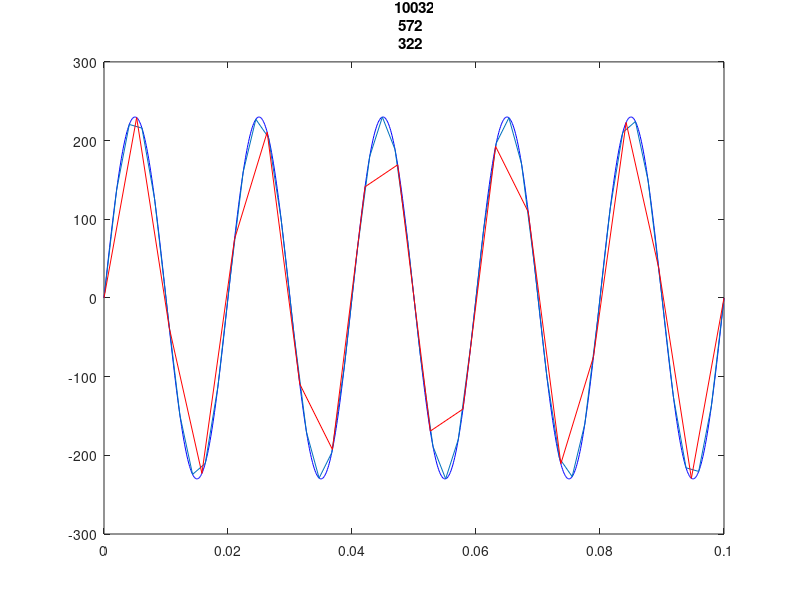
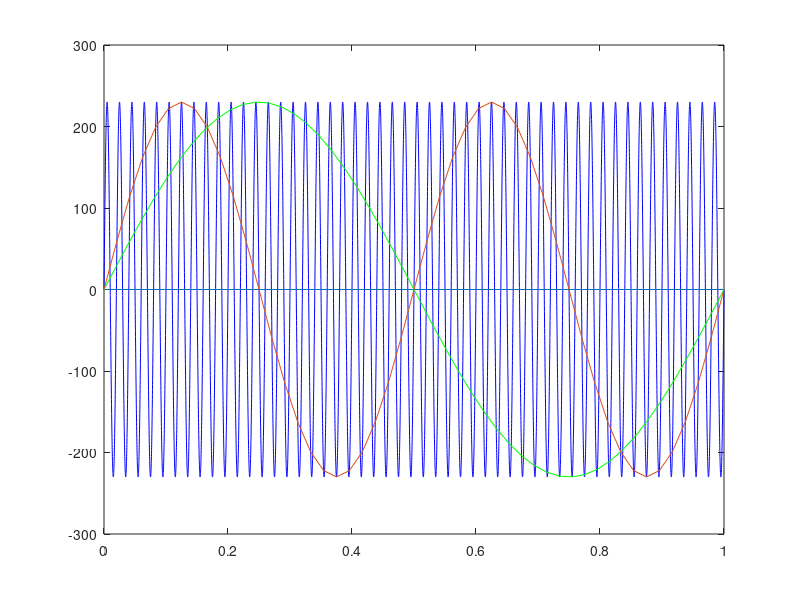

These charts were generated, in order, by the following MATLAB code: (Note: this script raises an error after producing the figures.)
clear all
close all
clc
% A ---------------------------
A=230;
f=50;
w=2*pi*f;
T=1/f;
hz=[10000, 500, 200];
color=["b-", "r-o", "k-x"];
figure(1);
for k=1:3
    t=linspace(0, 0.1, hz(k)*0.1);
    wave=A*sin(w*t);
    plot(t, wave, color(k))
    hold on
end
title(hz + " Hz");
pause;
%B--------------------------

hz_b=[10000, 51, 50, 49];
color_b=["b-", "g-o", "r-o", "k-o"];
figure(2)
for k=1:4
    t=linspace(0, 1, hz_b(k));
    wave=A*sin(w*t);
    plot(t, wave, color_b(k))
    hold on
end
title(hz_b + " Hz");
pause;
%-------------------------
hz_b=[10000, 26, 25, 24];
color_b=["b-", "g-o", "r-o", "k-o"];
figure(3)
for k=1:4
    t=linspace(0, 1, hz_b(k));
    wave=A*sin(w*t);
    plot(t, wave, color_b(k))
    hold on
end
title(hz_b + " Hz");
pause;

%C------------------------

f_c=0:5:300;
t=linspace(0, 1, 100);
figure(4)
for k=f_c
    w=2*pi*k;
    wave=sin(w*t);
    plot(t, wave, "r-");
    title("Iteracja: "+ (k/5 +1) +", "+ "Częstotliwość: "+k + " Hz")
    pause;
end
%------------------------
figure(5)
plot(t, sin(2*pi*5*t),t, sin(2*pi*105*t),t, sin(2*pi*205*t))
pause;
figure(6)
plot(t, sin(2*pi*95*t),t, sin(2*pi*195*t),t, sin(2*pi*295*t))
pause;
figure(7)
plot(t, sin(2*pi*95*t),t, sin(2*pi*105*t))
pause;